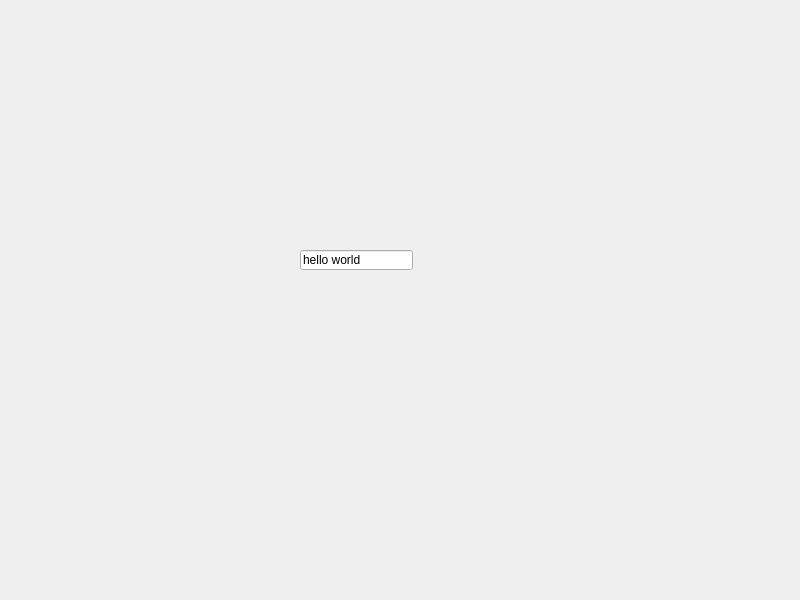
<?xml version="1.0" encoding="UTF-8"?>
<ui version="4.0">
 <class>Widget</class>
 <widget class="QWidget" name="Widget">
  <property name="geometry">
   <rect>
    <x>0</x>
    <y>0</y>
    <width>800</width>
    <height>600</height>
   </rect>
  </property>
  <property name="windowTitle">
   <string>Widget</string>
  </property>
  <widget class="QLineEdit" name="lineEdit">
   <property name="geometry">
    <rect>
     <x>300</x>
     <y>250</y>
     <width>113</width>
     <height>20</height>
    </rect>
   </property>
   <property name="text">
    <string>hello world</string>
   </property>
  </widget>
 </widget>
 <resources/>
 <connections/>
</ui>
